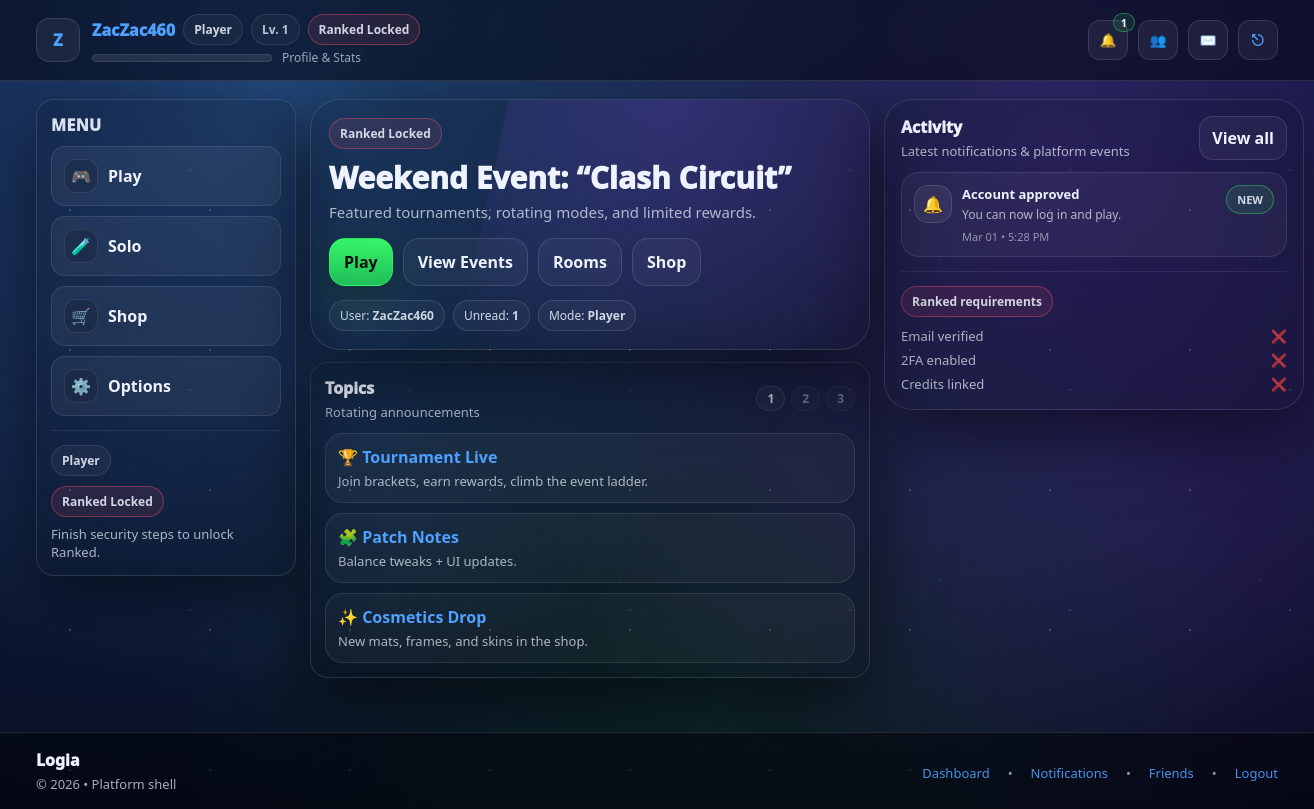
Before: /dashboard.php (signed in) with the older database file.
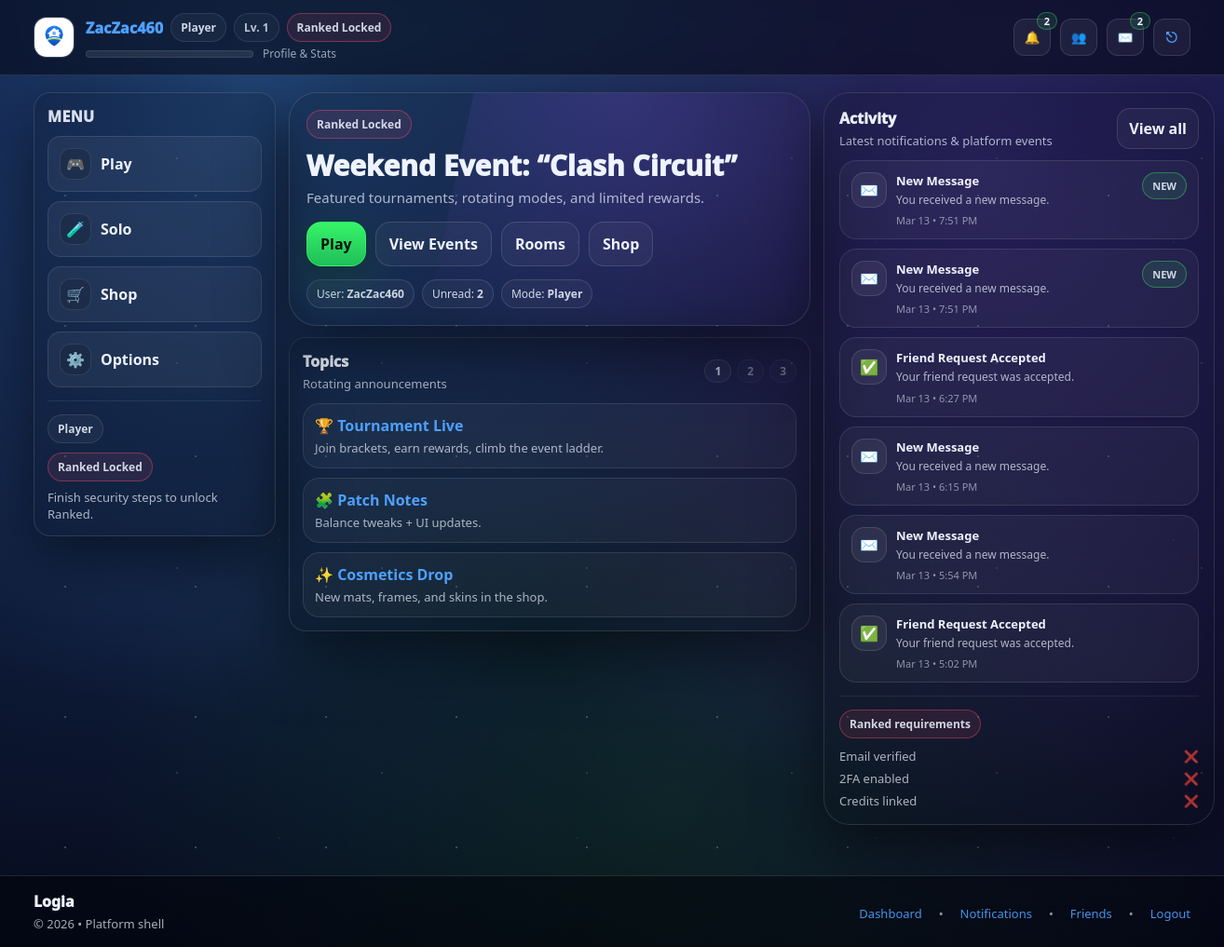
After: the same page with the newer database file.
### tables this page shows
CREATE TABLE `dashboard_notifications` (
  `id` bigint UNSIGNED NOT NULL,
  `user_id` bigint UNSIGNED NOT NULL,
  `type` varchar(32) NOT NULL,
  `title` varchar(120) NOT NULL,
  `body` varchar(500) DEFAULT NULL,
  `link_url` varchar(255) DEFAULT NULL,
  `is_read` tinyint(1) NOT NULL DEFAULT '0',
  `created_at` datetime NOT NULL DEFAULT CURRENT_TIMESTAMP,
  `read_at` datetime DEFAULT NULL
);

### includes/helpers.php (called while the page is built, shortened)
<?php
function h($s): string {
  return htmlspecialchars((string)$s, ENT_QUOTES, 'UTF-8');
}
function base_path(): string {
  $script = $_SERVER['SCRIPT_NAME'] ?? '';
  $dir = rtrim(str_replace('\\', '/', dirname($script)), '/');
  return $dir;
}

### includes/auth.php (called while the page is built, shortened)
<?php
require_once __DIR__ . '/helpers.php';
function current_user(): ?array {
  return $_SESSION['user'] ?? null;
}

### includes/messages_helpers.php (called while the page is built, shortened)
<?php
require_once __DIR__ . '/helpers.php';
function fetch_user_conversations(mysqli $mysqli, int $userId, int $limit = 20): array {
  $stmt = $mysqli->prepare("
    SELECT
      c.id AS conversation_id,
      MAX(m.id) AS last_message_id,
      MAX(m.created_at) AS last_message_at
    FROM conversation_members cm
    JOIN conversations c ON c.id = cm.conversation_id
    LEFT JOIN messages m ON m.conversation_id = c.id
    WHERE cm.user_id = ?
    GROUP BY c.id
    ORDER BY last_message_at DESC, c.id DESC
    LIMIT ?
  ");
  $stmt->bind_param("ii", $userId, $limit);
  $stmt->execute();
  $baseRows = $stmt->get_result()->fetch_all(MYSQLI_ASSOC);
  $rows = [];
  foreach ($baseRows as $row) {
    $conversationId = (int)$row['conversation_id'];
    $stmt = $mysqli->prepare("
      SELECT u.id, u.username, u.display_name, u.avatar_path, u.tagline
      FROM conversation_members cm
      JOIN users u ON u.id = cm.user_id
      WHERE cm.conversation_id = ? AND cm.user_id <> ?
      LIMIT 1
    ");
    $stmt->bind_param("ii", $conversationId, $userId);
    $stmt->execute();
    $other = $stmt->get_result()->fetch_assoc();
    $stmt = $mysqli->prepare("
      SELECT id, sender_id, body, created_at
      FROM messages
      WHERE conversation_id = ?
      ORDER BY id DESC
      LIMIT 1
    ");
    $stmt->bind_param("i", $conversationId);
    $stmt->execute();
    $lastMessage = $stmt->get_result()->fetch_assoc();
    $stmt = $mysqli->prepare("
      SELECT cm.last_read_message_id
      FROM conversation_members cm
      WHERE cm.conversation_id = ? AND cm.user_id = ?
      LIMIT 1
    ");
    $stmt->bind_param("ii", $conversationId, $userId);
    $stmt->execute();
    $member = $stmt->get_result()->fetch_assoc();
    $lastReadId = (int)($member['last_read_message_id'] ?? 0);
    $stmt = $mysqli->prepare("
      SELECT COUNT(*) AS c
      FROM messages
      WHERE conversation_id = ?
        AND sender_id <> ?
        AND id > ?
    ");
    $stmt->bind_param("iii", $conversationId, $userId, $lastReadId);
    $stmt->execute();
    $unread = (int)($stmt->get_result()->fetch_assoc()['c'] ?? 0);
    $rows[] = [
      'conversation_id' => $conversationId,
      'other_user'      => $other ?: [],
      'last_message'    => $lastMessage ?: [],
      'unread_count'    => $unread,
    ];
  }
  return $rows;
}
function count_unread_direct_messages(mysqli $mysqli, int $userId): int {
  $stmt = $mysqli->prepare("
    SELECT COALESCE(SUM(x.unread_count), 0) AS total_unread
    FROM (
      SELECT COUNT(m.id) AS unread_count
      FROM conversation_members cm
      JOIN messages m ON m.conversation_id = cm.conversation_id
      WHERE cm.user_id = ?
        AND m.sender_id <> ?
        AND m.id > COALESCE(cm.last_read_message_id, 0)
      GROUP BY cm.conversation_id
    ) x
  ");
  $stmt->bind_param("ii", $userId, $userId);
  $stmt->execute();
  $total = (int)($stmt->get_result()->fetch_assoc()['total_unread'] ?? 0);
  return $total;
}

### dashboard.php (the view, shortened to what the changed rows need)
<?php
require_once __DIR__ . "/includes/helpers.php";
require_once __DIR__ . "/includes/auth.php";
require_once __DIR__ . "/includes/ui.php";
$u  = current_user();
$bp = base_path();
$notes  = fetch_notifications($mysqli, (int)$u['id'], 6);
$unread = count_unread_notifications($mysqli, (int)$u['id']);
ui_header("Dashboard");
?>
<section class="section" style="padding-top:0;">
  <div class="hub-grid">
    <main style="min-width:0;">
      <div class="card hub-hero">
        <div style="position:relative; z-index:1;">
          <h2>Weekend Event: “Clash Circuit”</h2>
          <div style="margin-top:14px; display:flex; flex-wrap:wrap; gap:8px;">
            <span class="note">Unread: <b><?= (int)$unread ?></b></span>
          </div>
        </div>
      </div>
    </main>
    <aside class="hub-right">
      <div class="card" style="padding:16px; border-radius: calc(var(--radius) + 10px);">
        <div style="margin-top:12px; display:grid; gap:10px;">
          <?php if (!$notes): ?>
            <div style="color: var(--muted); font-size: 13px; padding: 10px 0;">
              No notifications yet.
            </div>
          <?php else: ?>
            <?php foreach ($notes as $n): ?>
              <?php
                $icon = notif_icon((string)$n['type']);
                $when = $n['created_at'] ? date("M d • g:i A", strtotime((string)$n['created_at'])) : '';
                $link = (string)($n['link_url'] ?? '');
                $href = $link ? ($bp . $link) : ($bp . "/notifications.php");
              ?>
              <a href="<?= h($href) ?>" class="card-soft" style="display:block; padding:12px; text-decoration:none;">
                <div style="display:flex; gap:10px; align-items:flex-start;">
                  <div style="width:38px; height:38px; border-radius: 14px; display:grid; place-items:center; border:1px solid rgba(255,255,255,.12); background: rgba(255,255,255,.06);">
                    <?= $icon ?>
                  </div>
                  <div style="flex:1; min-width:0;">
                    <div style="font-weight:900; font-size: 13px; color: var(--text);">
                      <?= h($n['title']) ?>
                    </div>
                    <?php if (!empty($n['body'])): ?>
                      <div style="color: var(--muted); font-size: 12px; margin-top:4px; line-height:1.35;">
                        <?= h($n['body']) ?>
                      </div>
                    <?php endif; ?>
                    <div style="color: rgba(238,243,255,.55); font-size: 11px; margin-top:6px;">
                      <?= h($when) ?>
                    </div>
                  </div>
                  <?php if (((int)$n['is_read']) === 0): ?>
                    <span class="pill" style="border-color: rgba(57,255,106,.35); background: rgba(57,255,106,.10); font-size:11px;">NEW</span>
                  <?php endif; ?>
                </div>
              </a>
            <?php endforeach; ?>
          <?php endif; ?>
        </div>
      </div>
    </aside>
  </div>
</section>
<?php ui_footer(); ?>

### includes/ui.php (shortened to what the changed rows need)
<?php
require_once __DIR__ . '/helpers.php';
require_once __DIR__ . '/auth.php';
require_once __DIR__ . '/messages_helpers.php';
function notif_icon(string $type): string {
  return match ($type) {
    'admin_approval'  => '🛡️',
    'security_alert'  => '🔐',
    'credit_update'   => '💳',
    'match_result'    => '🏁',
    'ranked_unlock'   => '🏆',
    'friend_request'  => '👥',
    'friend_accept'   => '✅',
    'message'         => '✉️',
    default           => '🔔',
  };
}
function fetch_notifications(mysqli $mysqli, int $user_id, int $limit = 8): array {
  $stmt = $mysqli->prepare("
    SELECT id, type, title, body, link_url, is_read, created_at
    FROM dashboard_notifications
    WHERE user_id = ?
    ORDER BY created_at DESC
    LIMIT ?
  ");
  $stmt->bind_param("ii", $user_id, $limit);
  $stmt->execute();
  $rows = $stmt->get_result()->fetch_all(MYSQLI_ASSOC);
  return $rows;
}
function count_unread_notifications(mysqli $mysqli, int $user_id): int {
  $stmt = $mysqli->prepare("
    SELECT COUNT(*) c
    FROM dashboard_notifications
    WHERE user_id = ? AND is_read = 0
  ");
  $stmt->bind_param("i", $user_id);
  $stmt->execute();
  $c = (int)($stmt->get_result()->fetch_assoc()['c'] ?? 0);
  return $c;
}
function ranked_requirements(mysqli $mysqli, array $u): array {
  $uid = (int)$u['id'];
  $stmt = $mysqli->prepare("SELECT is_enabled FROM two_factor_secrets WHERE user_id = ? LIMIT 1");
  $stmt->bind_param("i", $uid);
  $stmt->execute();
  $twofa = (int)($stmt->get_result()->fetch_assoc()['is_enabled'] ?? 0);
  $email_ok = !empty($u['email_verified_at']);
  $bank_ok  = (($u['bank_link_status'] ?? 'none') === 'linked');
  $twofa_ok = ($twofa === 1);
  return [
    'email_ok'  => $email_ok,
    'bank_ok'   => $bank_ok,
    'twofa_ok'  => $twofa_ok,
    'ranked_ok' => (($u['approval_status'] ?? '') === 'approved') && $email_ok && $bank_ok && $twofa_ok
  ];
}
function ui_appearance_mode(array $u): string {
  $mode = (string)($u['appearance_mode'] ?? 'default');
  return $mode;
}
function ui_header(string $title = 'Dashboard', bool $is_hub = true): void {
  global $mysqli;
  $bp = base_path();
  $u  = current_user();
  $uid = (int)$u['id'];
  $unread = count_unread_notifications($mysqli, $uid);
  $is_guest = ((int)($u['is_guest'] ?? 0) === 1);
  $mail_threads    = $is_guest ? [] : fetch_user_conversations($mysqli, $uid, 6);
  $mail_unread     = $is_guest ? 0 : count_unread_direct_messages($mysqli, $uid);
  ?>
<!doctype html>
<html lang="en">
<head>
  <link rel="stylesheet" href="<?= h($bp) ?>/assets/style.css"/>
  <link rel="stylesheet" href="<?= h($bp) ?>/assets/hub.css"/>
  <link rel="stylesheet" href="<?= h($bp) ?>/assets/userstyle.css"/>
</head>
<body class="<?= $is_hub ? 'hub' : '' ?>" data-appearance="<?= h(ui_appearance_mode($u)) ?>">
<header class="topnav">
  <div class="topnav__inner" style="display:flex; align-items:center; justify-content:space-between; gap:14px;">
    <a href="<?= h($bp) ?>/profile.php" title="Profile & Stats" style="display:flex; align-items:center; gap:12px; text-decoration:none;">
      <?php $navAvatar = trim((string)($u['avatar_path'] ?? '')); ?>
      <?php if ($navAvatar !== ''): ?>
        <img
          src="<?= h($bp . '/' . ltrim($navAvatar, '/')) ?>"
          alt="Profile Avatar"
          style="width:44px; height:44px; border-radius:14px; object-fit:cover; border:1px solid rgba(255,255,255,.12); background: rgba(255,255,255,.06); display:block;"
        >
      <?php else: ?>
        <div style="width:44px; height:44px; border-radius:14px; display:grid; place-items:center; border:1px solid rgba(255,255,255,.12); background: rgba(255,255,255,.06); font-weight:950;">
          <?= h(strtoupper(substr((string)$u['username'], 0, 1))) ?>
        </div>
      <?php endif; ?>
      <div style="display:grid; gap:4px; min-width:0;">
        <div style="display:flex; align-items:center; gap:8px; flex-wrap:wrap; min-width:0;">
        </div>
        <div style="display:flex; align-items:center; gap:10px; opacity:.9;">
        </div>
      </div>
    </a>
    <div class="md-icons">
      <div class="md-ico-wrap" data-dd-wrap>
        <button class="md-ico" type="button" data-dd-btn="notif" title="Notifications">🔔</button>
        <?php if ($unread > 0): ?>
          <span class="md-badge"><?= (int)$unread ?></span>
        <?php endif; ?>
      </div>
      <div class="md-ico-wrap" data-dd-wrap>
        <?php if (!$is_guest): ?>
          <button class="md-ico" type="button" data-dd-btn="mail" title="Messages">✉️</button>
          <?php if ($mail_unread > 0): ?>
            <span class="md-badge"><?= (int)$mail_unread ?></span>
          <?php endif; ?>
        <?php else: ?>
          <div class="md-ico" style="opacity:.55; cursor:not-allowed;" title="Messages (Guest)">✉️</div>
        <?php endif; ?>
      </div>
    </div>
  </div>
</header>
<main class="container" style="padding-top:18px;">
<?php
}
function ui_footer(): void {
  ?>
</main>
</body>
</html>
<?php
}

Changed rows visible on the page:
no longer on this page (row edited): dashboard_notifications: type "🔔", title "Account approved", body "You can now log in and play.", created_at "Mar 01 • 5:28 PM", is_read "NEW"
added dashboard_notifications: type "✉️", title "New Message", body "You received a new message.", created_at "Mar 13 • 7:51 PM", is_read "NEW"
added dashboard_notifications: type "✉️", title "New Message", body "You received a new message.", created_at "Mar 13 • 7:51 PM", is_read "NEW"
added dashboard_notifications: type "✅", title "Friend Request Accepted", body "Your friend request was accepted.", created_at "Mar 13 • 6:27 PM"
added dashboard_notifications: type "✉️", title "New Message", body "You received a new message.", created_at "Mar 13 • 6:15 PM"
added dashboard_notifications: type "✉️", title "New Message", body "You received a new message.", created_at "Mar 13 • 5:54 PM"
added dashboard_notifications: type "✅", title "Friend Request Accepted", body "Your friend request was accepted.", created_at "Mar 13 • 5:02 PM"
Other visible differences:
$unread: "1" → "2"
$mail_unread: (not shown) → "2"
substr((string)$u['username'], 0, 1): "Z" → (not shown)
